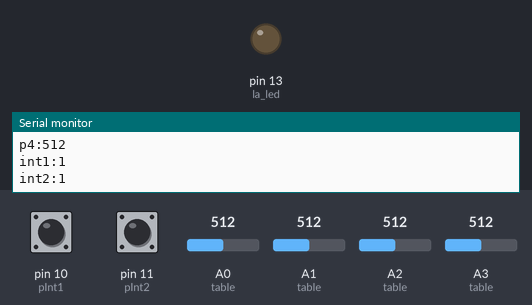
Bench run of a sketch on a simulated Arduino Leonardo, built with avr-gcc and run on an emulated ATmega32U4. Shown: output pins drawn as LEDs (lit = HIGH), the last lines printed to the serial monitor. The test bench sets the inputs (shaded band); at power-on: pin 10 (pInt1) HIGH, pin 11 (pInt2) HIGH, A0 (table) = 512, A1 (table) = 512, A2 (table) = 512, A3 (table) = 512.

Above: at 2.2 s.
2.3 s: pin 10 (pInt1) pulled LOW for 0.15 s
At 2.9 s:
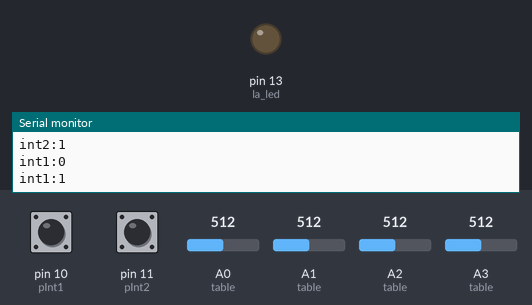
4.0 s: pin 10 (pInt1) pulled LOW for 3.2 s
At 4.7 s:
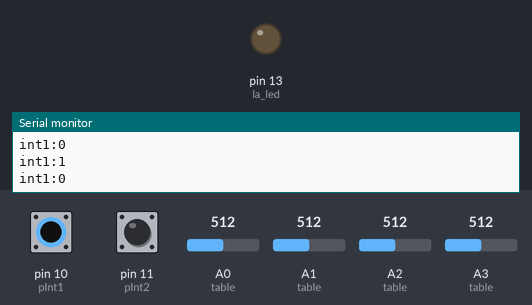
8.7 s: pin 11 (pInt2) pulled LOW for 3.2 s
At 9.5 s:
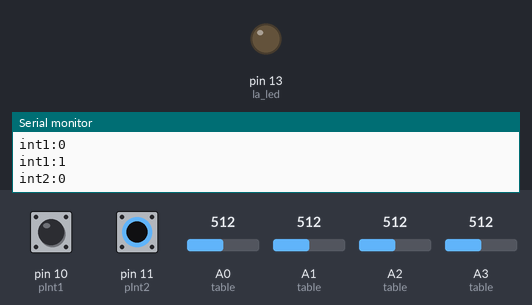
Timing chart, 0 to 13.5 s (numbered marks = the images above; inputs shaded):
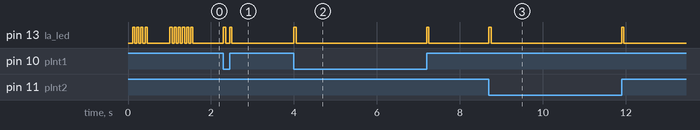

Measured:
- after the input at 2.3 s, pin 13 (la_led): alternates HIGH for 0.05 s and LOW for 0.10 s, 4 changes in all, then stays LOW, starting at once
- after the input at 4.0 s, pin 13 (la_led): alternates HIGH for 0.05 s and LOW for 3.2 s, starting at once
- after the input at 8.7 s, pin 13 (la_led): alternates HIGH for 0.05 s and LOW for 3.2 s, 4 changes in all, then stays LOW, starting at once

The sketch:

boitapotard.ino
```cpp
/*
mrbbp
4 potards connectés à un mc pour envoie des valeurs à Processing

v03:  changement de mc (exen mini M0 -> arduino leonardo)
v04:  envoie d'une premikere lecture des potard (init)
v05: inverse les valeurs des potards (0-> 1024 et 1024 -> 0);
v06: ajoute deux inté en D10 et D11
*/

const int pot1 = A0;
const int pot2 = A1;
const int pot3 = A2;
const int pot4 = A3;
const int pInt1 = 10;
const int pInt2 = 11;

int responseDelay = 2;
int seuil = 2;// seuil de mouvement
int table[] = {pot1, pot2, pot3, pot4};
int old1, old2, old3, old4, oldInt1, oldInt2, int1, int2;
bool first = true;

void setup() {
  Serial.begin(19200);
  while (!Serial) {
    ; // wait for serial port to connect. Needed for native USB port only
  }
  delay(100);
  Serial.println("début init programme");
  pinMode(13, OUTPUT); // la led
  pinMode(pInt1, INPUT_PULLUP);
  pinMode(pInt2, INPUT_PULLUP);
  // clignote 4 fois
  for (int i=0; i<4;i++) {
    digitalWrite(13, HIGH);
    delay(50);
    digitalWrite(13, LOW);
    delay(50);
  }
  delay(500);
  Serial.println("fin init");
}

void loop() {
  // read and scale the two axes:
  int Reading1 = readPot(0);
  int Reading2 = readPot(1);
  int Reading3 = readPot(2);
  int Reading4 = readPot(3);

  if (Serial.available() > 0) {
    // get incoming byte:
    int inByte = Serial.read();
    if (inByte == 10) {
      // si "\n", renvoie les valeurs (lancement du prog processing)
      // envoie les valeurs initiales
      Serial.print("p1:");
      Serial.println(Reading1);
      Serial.print("p2:");
      Serial.println(Reading2);
      Serial.print("p3:");
      Serial.println(Reading3);
      Serial.print("p4:");
      Serial.println(Reading4);
      Serial.print("int1:");
      Serial.println(digitalRead(pInt1));
      oldInt1 = digitalRead(pInt1);
      Serial.print("int2:");
      Serial.println(digitalRead(pInt2));
      oldInt2 = digitalRead(pInt2);
    }
  } else {
    /* si la valeur est proche de l'ancienne (seuil), il n'envoie rien
      Les potards analogiques ont parfois la bougeotte sur des valeurs envoyées
      il vaut mieux imposer un seuil de sensibilité un peu plus élévé que la valeur seule
    */
    if (Reading1 < old1 - seuil || Reading1 > old1 + seuil) {
      // format "x:(valeur:0-1024)" p.ex: "x:1022"
      Serial.print("p1:");
      Serial.println(Reading1);
      // met à jour la valeur mémorisée
      old1 = Reading1;
      blink();
    }
    if (Reading2 < old2 - seuil || Reading2 > old2 + seuil) {
      Serial.print("p2:");
      Serial.println(Reading2);
      // met à jour la valeur mémorisée
      old2 = Reading2;
      blink();;
    }
    if (Reading3 < old3 - seuil || Reading3 > old3 + seuil) {
      Serial.print("p3:");
      Serial.println(Reading3);
      // met à jour la valeur mémorisée
      old3 = Reading3;
      blink();
    }
    if (Reading4 < (old4 - seuil) || Reading4 > (old4 + seuil)) {
      Serial.print("p4:");
      Serial.println(Reading4);
      // met à jour la valeur mémorisée
      old4 = Reading4;
      blink();
    }
    if(digitalRead(pInt1) != oldInt1){
      int1 = digitalRead(pInt1);
      Serial.print("int1:");
      Serial.println(int1);
      oldInt1 = int1;
      blink();
    }
    if(digitalRead(pInt2) != oldInt2){
      int2 = digitalRead(pInt2);
      Serial.print("int2:");
      Serial.println(int2);
      oldInt2 = int2;
      blink();
    }
    delay(responseDelay);
  }
}
// clignotement 1 fois durée total = 100ms
void blink() {
  digitalWrite(13, HIGH);
  delay(50);
  digitalWrite(13, LOW);
  delay(50);
}

int readPot(int index) {
  // lecture des valeurs analogiques:
  int reading = analogRead(table[index]);
  int retour = 1024 - reading;
  return retour;
}
```
